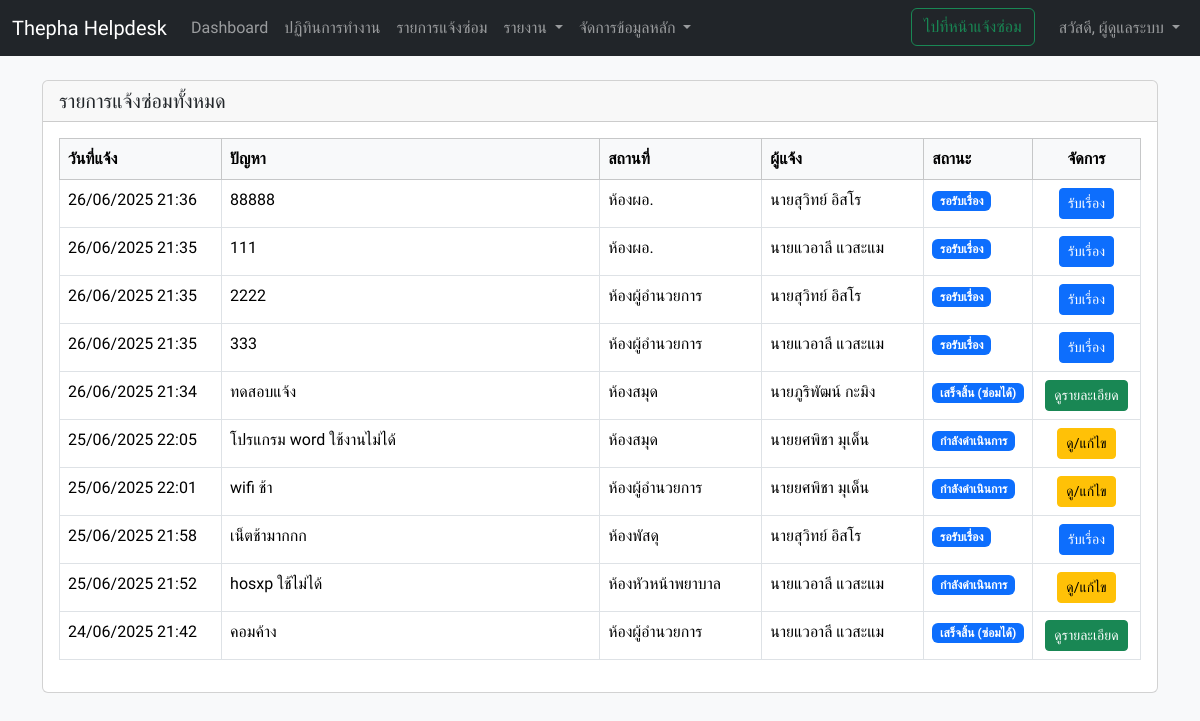
/admin/requests_list.php (signed in), run on the app's committed database.
### tables this page shows
CREATE TABLE `requests`  (
  `id` int NOT NULL AUTO_INCREMENT,
  `request_date` datetime NOT NULL,
  `problem_description` text NOT NULL,
  `location_id` int NOT NULL,
  `reporter_id` int NOT NULL,
  `current_status_id` int NOT NULL,
  `created_at` timestamp NOT NULL DEFAULT current_timestamp,
  `repair_date` datetime NULL DEFAULT NULL,
  `resolution_time_minutes` int NULL DEFAULT NULL,
  `admin_id` int NULL DEFAULT NULL,
  `category_id` int NULL DEFAULT NULL,
  `cause` text NULL,
  `solution` text NULL,
  `final_status_id` int NULL DEFAULT NULL,
  `is_phone_call` tinyint(1) NOT NULL DEFAULT 0,
  `updated_at` timestamp NOT NULL DEFAULT current_timestamp ON UPDATE CURRENT_TIMESTAMP,
  PRIMARY KEY (`id`) USING BTREE,
  INDEX `location_id`(`location_id` ASC) USING BTREE,
  INDEX `reporter_id`(`reporter_id` ASC) USING BTREE,
  INDEX `current_status_id`(`current_status_id` ASC) USING BTREE,
  INDEX `admin_id`(`admin_id` ASC) USING BTREE,
  INDEX `category_id`(`category_id` ASC) USING BTREE,
  INDEX `final_status_id`(`final_status_id` ASC) USING BTREE,
  CONSTRAINT `requests_ibfk_1` FOREIGN KEY (`location_id`) REFERENCES `locations` (`id`) ON DELETE RESTRICT ON UPDATE RESTRICT,
  CONSTRAINT `requests_ibfk_2` FOREIGN KEY (`reporter_id`) REFERENCES `reporters` (`id`) ON DELETE RESTRICT ON UPDATE RESTRICT,
  CONSTRAINT `requests_ibfk_3` FOREIGN KEY (`current_status_id`) REFERENCES `statuses` (`id`) ON DELETE RESTRICT ON UPDATE RESTRICT,
  CONSTRAINT `requests_ibfk_4` FOREIGN KEY (`admin_id`) REFERENCES `admins` (`id`) ON DELETE RESTRICT ON UPDATE RESTRICT,
  CONSTRAINT `requests_ibfk_5` FOREIGN KEY (`category_id`) REFERENCES `categories` (`id`) ON DELETE RESTRICT ON UPDATE RESTRICT,
  CONSTRAINT `requests_ibfk_6` FOREIGN KEY (`final_status_id`) REFERENCES `statuses` (`id`) ON DELETE RESTRICT ON UPDATE RESTRICT
);

CREATE TABLE `locations`  (
  `id` int NOT NULL AUTO_INCREMENT,
  `location_name` varchar(255) NOT NULL,
  `department_type` enum('หน่วยงานให้บริการ','หน่วยงานสนับสนุน') NOT NULL DEFAULT 'หน่วยงานสนับสนุน',
  PRIMARY KEY (`id`) USING BTREE
);

CREATE TABLE `reporters`  (
  `id` int NOT NULL AUTO_INCREMENT,
  `reporter_name` varchar(255) NOT NULL,
  PRIMARY KEY (`id`) USING BTREE
);

CREATE TABLE `statuses`  (
  `id` int NOT NULL AUTO_INCREMENT,
  `status_name` varchar(255) NOT NULL,
  PRIMARY KEY (`id`) USING BTREE
);

### admin/requests_list.php (the view, shortened to what this page needs)
<?php
require_once 'partials/header.php';
require_once '../db_connect.php';
$page_title = 'รายการแจ้งซ่อมทั้งหมด';
$sql_where = '';
$requests_sql = "
    SELECT
        r.id, r.request_date, r.problem_description, r.current_status_id,
        l.location_name, p.reporter_name, s_current.status_name as current_status_name,
        r.repair_date, a.full_name as admin_name, c.category_name, r.cause, r.solution,
        s_final.status_name as final_status_name, r.is_phone_call,
        l.department_type, r.resolution_time_minutes
    FROM requests r
    LEFT JOIN locations l ON r.location_id = l.id
    LEFT JOIN reporters p ON r.reporter_id = p.id
    LEFT JOIN statuses s_current ON r.current_status_id = s_current.id
    LEFT JOIN admins a ON r.admin_id = a.id
    LEFT JOIN categories c ON r.category_id = c.id
    LEFT JOIN statuses s_final ON r.final_status_id = s_final.id
    $sql_where
    ORDER BY r.request_date DESC
";
$stmt = $conn->prepare($requests_sql);
$stmt->execute();
$requests_result = $stmt->get_result();
?>
<div class="card">
    <div class="card-header">
        <h5 class="card-title mb-0"><?php echo $page_title; ?></h5>
    </div>
    <div class="card-body">
        <div class="table-responsive">
            <table class="table table-hover table-bordered datatable" style="width:100%;">
                <thead class="table-light">
                    <tr>
                        <th style="width:15%;">วันที่แจ้ง</th>
                        <th style="width:35%;">ปัญหา</th>
                        <th style="width:15%;">สถานที่</th>
                        <th style="width:15%;">ผู้แจ้ง</th>
                        <th style="width:10%;">สถานะ</th>
                        <th style="width:10%;" class="text-center">จัดการ</th>
                    </tr>
                </thead>
                <tbody>
                    <?php if ($requests_result && $requests_result->num_rows > 0): ?>
                        <?php while($row = $requests_result->fetch_assoc()): ?>
                            <tr id="request-row-<?php echo $row['id']; ?>">
                                <td><?php echo date('d/m/Y H:i', strtotime($row['request_date'])); ?></td>
                                <td><?php echo htmlspecialchars($row['problem_description']); ?></td>
                                <td><?php echo htmlspecialchars($row['location_name']); ?></td>
                                <td><?php echo htmlspecialchars($row['reporter_name']); ?></td>
                                <td><span class="badge bg-primary"><?php echo htmlspecialchars($row['current_status_name']); ?></span></td>
                                <td class="text-center">
                                    <?php
                                    if ($row['current_status_id'] == 1) {
                                        echo '<button class="btn btn-primary btn-sm" onclick="acceptRequest('.$row['id'].')">รับเรื่อง</button>';
                                    } elseif ($row['current_status_id'] == 2) {
                                        echo '<a href="request_view.php?id='.$row['id'].'" class="btn btn-warning btn-sm">ดู/แก้ไข</a>';
                                    } else {
                                        echo '<button type="button" class="btn btn-success btn-sm view-details-btn"
                                                    data-bs-toggle="modal"
                                                    data-bs-target="#requestDetailModal"
                                                    data-request=\''.htmlspecialchars(json_encode($row), ENT_QUOTES, 'UTF-8').'\'>
                                                    ดูรายละเอียด
                                              </button>';
                                    }
                                    ?>
                                </td>
                            </tr>
                        <?php endwhile; ?>
                    <?php endif; ?>
                </tbody>
            </table>
        </div>
    </div>
</div>
<?php
require_once 'partials/footer.php';
?>

### assets/css/style.css (style rules this page uses)
body { font-family: 'Sarabun', sans-serif; }

### data on the page
requests: request_date "26/06/2025 21:36", problem_description "88888", location.location_name "ห้องผอ.", reporter.reporter_name "นายสุวิทย์ อิสโร", current_status.status_name "รอรับเรื่อง"
requests: request_date "26/06/2025 21:35", problem_description "111", location.location_name "ห้องผอ.", reporter.reporter_name "นายแวอาลี แวสะแม", current_status.status_name "รอรับเรื่อง"
requests: request_date "26/06/2025 21:35", problem_description "2222", location.location_name "ห้องผู้อำนวยการ", reporter.reporter_name "นายสุวิทย์ อิสโร", current_status.status_name "รอรับเรื่อง"
requests: request_date "26/06/2025 21:35", problem_description "333", location.location_name "ห้องผู้อำนวยการ", reporter.reporter_name "นายแวอาลี แวสะแม", current_status.status_name "รอรับเรื่อง"
requests: request_date "26/06/2025 21:34", problem_description "ทดสอบแจ้ง", location.location_name "ห้องสมุด", reporter.reporter_name "นายภูริพัฒน์ กะมิง", current_status.status_name "เสร็จสิ้น (ซ่อมได้)"
requests: request_date "25/06/2025 22:05", problem_description "โปรแกรม word ใช้งานไม่ได้", location.location_name "ห้องสมุด", reporter.reporter_name "นายยศพิชา มุเด็น", current_status.status_name "กำลังดำเนินการ"
requests: request_date "25/06/2025 22:01", problem_description "wifi ช้า", location.location_name "ห้องผู้อำนวยการ", reporter.reporter_name "นายยศพิชา มุเด็น", current_status.status_name "กำลังดำเนินการ"
requests: request_date "25/06/2025 21:58", problem_description "เน็ตช้ามากกก", location.location_name "ห้องพัสดุ", reporter.reporter_name "นายสุวิทย์ อิสโร", current_status.status_name "รอรับเรื่อง"
requests: request_date "25/06/2025 21:52", problem_description "hosxp ใช้ไม่ได้", location.location_name "ห้องหัวหน้าพยาบาล", reporter.reporter_name "นายแวอาลี แวสะแม", current_status.status_name "กำลังดำเนินการ"
requests: request_date "24/06/2025 21:42", problem_description "คอมค้าง", location.location_name "ห้องผู้อำนวยการ", reporter.reporter_name "นายแวอาลี แวสะแม", current_status.status_name "เสร็จสิ้น (ซ่อมได้)"

### other printed values
$_SESSION['admin_full_name'] "ผู้ดูแลระบบ"
$page_title "รายการแจ้งซ่อมทั้งหมด"
